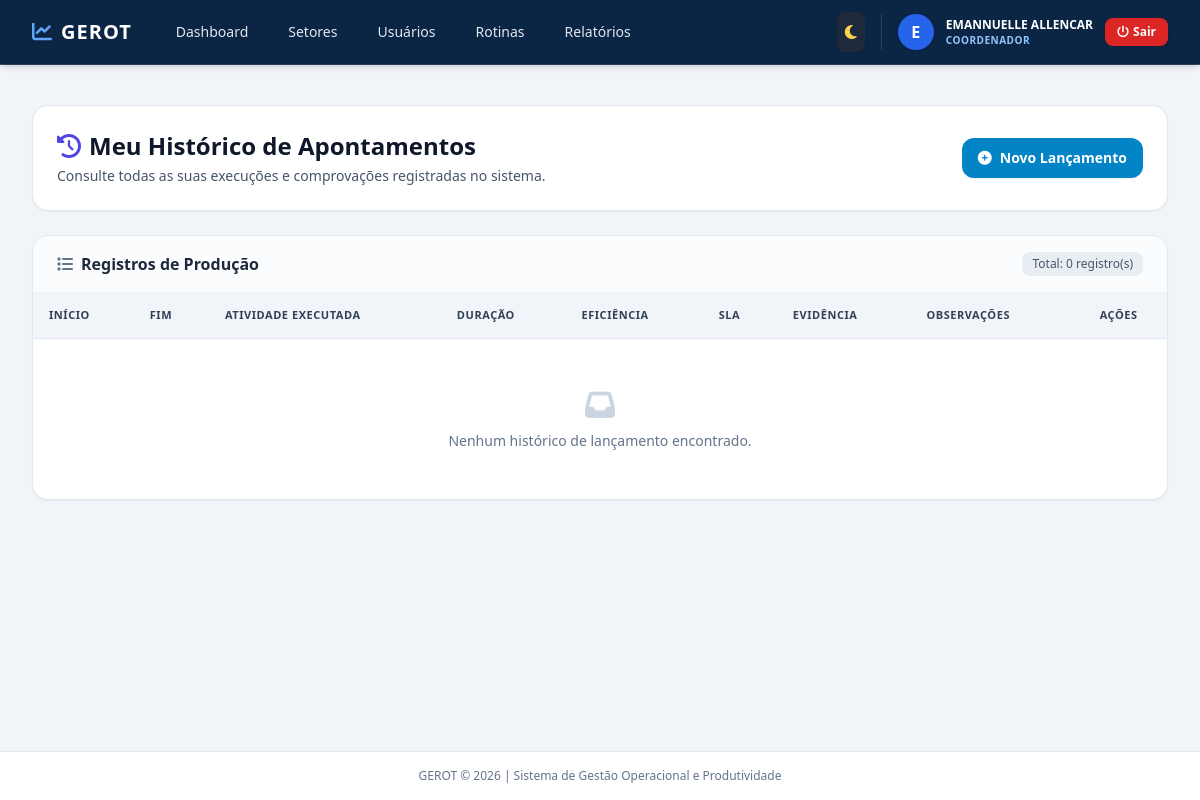
Page /operacao/historico (signed in) on the committed database.
### app/models/usuario.py (models this page shows, shortened)
class Usuario(UserMixin, db.Model):
    __tablename__ = 'usuarios'
    id = db.Column(db.Integer, primary_key=True)
    username = db.Column(db.String(64), unique=True, nullable=False, index=True)
    email = db.Column(db.String(120), unique=True, nullable=False, index=True)
    password_hash = db.Column(db.String(256))
    role = db.Column(db.String(20), default='operador', nullable=False)
    ativo = db.Column(db.Boolean, default=False)
    nome_completo = db.Column(db.String(150), nullable=False)
    cpf = db.Column(db.String(14), unique=True, nullable=False)
    rg_numero = db.Column(db.String(20))
    rg_orgao_emissor = db.Column(db.String(20))
    rg_uf = db.Column(db.String(2))
    data_nascimento = db.Column(db.Date)
    sexo = db.Column(db.String(20))
    estado_civil = db.Column(db.String(20))
    telefone_principal = db.Column(db.String(20))
    logradouro = db.Column(db.String(150))
    numero_endereco = db.Column(db.String(20))
    bairro = db.Column(db.String(100))
    cidade = db.Column(db.String(100))
    uf_endereco = db.Column(db.String(2))
    cep = db.Column(db.String(10))
    matricula = db.Column(db.String(50), unique=True, nullable=True)
    cargo = db.Column(db.String(100))
    funcao = db.Column(db.String(100))
    setor_id = db.Column(db.Integer, db.ForeignKey('setores.id'), nullable=False)
    setores_secundarios = db.relationship(
        'Setor',
        secondary=usuario_setores_secundarios,
        backref=db.backref('coordenadores_secundarios', lazy='dynamic')
    )
    tipo_vinculo = db.Column(db.String(50))
    data_admissao = db.Column(db.Date)
    data_cadastro = db.Column(db.DateTime, default=datetime.utcnow)
    ultimo_login = db.Column(db.DateTime)
    status_cadastro = db.Column(db.String(20), default='incompleto')
    cadastrado_por_id = db.Column(db.Integer, db.ForeignKey('usuarios.id'), nullable=True)
    cadastrador = db.relationship('Usuario', remote_side=[id], backref='usuarios_cadastrados')
    lancamentos = db.relationship('Lancamento', backref='autor', lazy='dynamic', foreign_keys='Lancamento.usuario_id')
    correcoes_aprovadas = db.relationship('Lancamento', backref='aprovador', lazy='dynamic', foreign_keys='Lancamento.correcao_aprovada_por')
    @property
    def is_admin(self):
        return self.role == 'admin'
    @property
    def is_gestor(self):
        return self.role in ['admin', 'gestor']
    @property
    def is_coordenador(self):
        return self.role == 'coordenador'

### app/views/operacao.py (the view)
@operacao_bp.route('/historico')
@login_required
def historico():
    page = request.args.get('page', 1, type=int)
    pagination = Lancamento.query.filter_by(usuario_id=current_user.id)\
        .order_by(Lancamento.data_hora_inicio.desc())\
        .paginate(page=page, per_page=10, error_out=False)
    return render_template('operador/historico.html', pagination=pagination, CalculoBI=CalculoBI)

### app/__init__.py (called while the page is built)
@login_manager.user_loader
def load_user(user_id):
    from app.models.usuario import Usuario
    return Usuario.query.get(int(user_id))

### app/templates/operador/historico.html (shortened to what this page needs)
{% extends "base.html" %}
{% block content %}
<div class="space-y-6">
    <div class="flex flex-col sm:flex-row sm:items-center sm:justify-between gap-4 bg-white p-6 rounded-2xl border border-slate-200 shadow-sm">
        <div>
            <h1 class="text-2xl font-bold text-slate-900 flex items-center gap-2">
                <i class="fa-solid fa-clock-rotate-left text-indigo-600"></i> Meu Histórico de Apontamentos
            </h1>
            <p class="text-sm text-slate-600 mt-1">Consulte todas as suas execuções e comprovações registradas no sistema.</p>
        </div>
        <div>
            <a href="{{ url_for('operacao.painel') }}" class="inline-flex items-center gap-2 bg-sky-600 hover:bg-sky-700 text-white px-4 py-2.5 rounded-xl text-sm font-semibold transition shadow-sm">
                <i class="fa-solid fa-plus-circle"></i> Novo Lançamento
            </a>
        </div>
    </div>
    <div class="bg-white rounded-2xl border border-slate-200 shadow-sm overflow-hidden">
        <div class="px-6 py-4 border-b border-slate-100 flex items-center justify-between bg-slate-50/50">
            <h2 class="text-base font-bold text-slate-800 flex items-center gap-2">
                <i class="fa-solid fa-list text-slate-500"></i> Registros de Produção
            </h2>
            {% if pagination %}
            <span class="text-xs font-medium text-slate-600 bg-slate-200/70 px-2.5 py-1 rounded-lg">
                Total: {{ pagination.total }} registro(s)
            </span>
            {% endif %}
        </div>
        <div class="overflow-x-auto">
            <table class="w-full text-left border-collapse">
                <thead>
                    <tr class="bg-slate-100 border-b border-slate-200 text-[11px] font-bold text-slate-700 uppercase tracking-wider">
                        <th class="py-3.5 px-4">Início</th>
                        <th class="py-3.5 px-4">Fim</th>
                        <th class="py-3.5 px-4">Atividade Executada</th>
                        <th class="py-3.5 px-4">Duração</th>
                        <th class="py-3.5 px-4">Eficiência</th>
                        <th class="py-3.5 px-4">SLA</th>
                        <th class="py-3.5 px-4">Evidência</th>
                        <th class="py-3.5 px-4">Observações</th>
                        {% if current_user.is_coordenador or current_user.is_gestor %}
                        <th class="py-3.5 px-4 text-center">Ações</th>
                        {% endif %}
                    </tr>
                </thead>
                <tbody class="divide-y border-slate-100 text-sm text-slate-800">
                    {% if pagination and pagination.items %}
                    {% for l in pagination.items %}
                    <tr class="hover:bg-slate-50/80 transition">
                        <td class="py-3.5 px-4 whitespace-nowrap font-medium text-slate-700">
                            {{ l.data_hora_inicio.strftime('%d/%m/%Y %H:%M') if l.data_hora_inicio else '-' }}
                        </td>
                        <td class="py-3.5 px-4 whitespace-nowrap text-slate-600">
                            {{ l.data_hora_fim.strftime('%d/%m/%Y %H:%M') if l.data_hora_fim else '-' }}
                        </td>
                        <td class="py-3.5 px-4 font-semibold text-slate-900">
                            {{ l.atividade_referencia.titulo if l.atividade_referencia else 'Sem Título' }}
                        </td>
                        <td class="py-3.5 px-4 whitespace-nowrap font-semibold text-slate-700">
                            {{ CalculoBI.formatar_numero_br(l.duracao_minutos, 0) }} min
                        </td>
                        <td class="py-3.5 px-4 whitespace-nowrap font-semibold">
                            {% if l.eficiencia_percentual >= 100 %}
                            <span class="text-emerald-700">{{ CalculoBI.formatar_porcentagem_br(l.eficiencia_percentual, 1) }}</span>
                            {% elif l.eficiencia_percentual >= 70 %}
                            <span class="text-amber-700">{{ CalculoBI.formatar_porcentagem_br(l.eficiencia_percentual, 1) }}</span>
                            {% else %}
                            <span class="text-red-700">{{ CalculoBI.formatar_porcentagem_br(l.eficiencia_percentual, 1) }}</span>
                            {% endif %}
                        </td>
                        <td class="py-3.5 px-4 whitespace-nowrap">
                            {% if l.dentro_do_prazo %}
                            <span class="inline-flex items-center px-2.5 py-0.5 rounded-full text-xs font-bold bg-emerald-100 text-emerald-800">
                                <i class="fa-solid fa-check text-[10px] mr-1"></i> No Prazo
                            </span>
                            {% else %}
                            <span class="inline-flex items-center px-2.5 py-0.5 rounded-full text-xs font-bold bg-red-100 text-red-800">
                                <i class="fa-solid fa-xmark text-[10px] mr-1"></i> Atrasado
                            </span>
                            {% endif %}
                        </td>
                        <td class="py-3.5 px-4 whitespace-nowrap">
                            {% if l.arquivo_evidencia %}
                            <a href="{{ url_for('operacao.baixar_evidencia', filename=l.arquivo_evidencia) }}" target="_blank" class="inline-flex items-center gap-1 text-xs font-semibold text-sky-700 hover:text-sky-900 underline">
                                <i class="fa-solid fa-paperclip"></i> Baixar
                            </a>
                            {% else %}
                            <span class="text-xs text-slate-400">Sem anexo</span>
                            {% endif %}
                        </td>
                        <td class="py-3.5 px-4 text-xs text-slate-600 max-w-xs truncate" title="{{ l.observacoes or '' }}">
                            {{ l.observacoes or '-' }}
                        </td>
                        {% if current_user.is_coordenador or current_user.is_gestor %}
                        <td class="py-3.5 px-4 text-center">
                            <form action="{{ url_for('gestao.excluir_lancamento', id=l.id) }}" method="POST" onsubmit="return confirm('Confirmar exclusão deste lançamento?');">
                                <button type="submit" class="text-rose-600 hover:text-rose-800 text-xs font-bold px-2 py-1 bg-rose-50 hover:bg-rose-100 rounded border border-rose-200">
                                    <i class="fa-solid fa-trash-can"></i>
                                </button>
                            </form>
                        </td>
                        {% endif %}
                    </tr>
                    {% endfor %}
                    {% else %}
                    <tr>
                        <td colspan="9" class="text-center py-12 text-slate-500">
                            <i class="fa-solid fa-inbox text-3xl mb-2 text-slate-300 block"></i>
                            Nenhum histórico de lançamento encontrado.
                        </td>
                    </tr>
                    {% endif %}
                </tbody>
            </table>
        </div>
    </div>
</div>
{% endblock %}

### app/templates/base.html (shortened to what this page needs)
<!DOCTYPE html>
<html lang="pt-BR" class="h-full">
<head>
    <script src="https://cdn.tailwindcss.com"></script>
    <link rel="stylesheet" href="https://cdnjs.cloudflare.com/ajax/libs/font-awesome/6.4.0/css/all.min.css">
</head>
<body class="h-full bg-slate-100 dark:bg-slate-900 text-slate-800 dark:text-slate-100 flex flex-col transition-colors duration-200">
    <nav class="bg-primary shadow-md border-b border-slate-700">
        <div class="max-w-7xl mx-auto px-4 sm:px-6 lg:px-8">
            <div class="flex justify-between h-16">
                <div class="flex items-center space-x-8">
                    <a href="{{ url_for('index') }}" class="flex items-center space-x-2 text-white font-bold text-xl tracking-wider">
                        <i class="fa-solid fa-chart-line text-blue-400"></i>
                        <span>GEROT</span>
                    </a>
                    {% if current_user.is_authenticated %}
                    <div class="hidden md:flex space-x-4">
                        {% if current_user.is_admin or current_user.is_gestor or current_user.is_coordenador %}
                        <a href="{{ url_for('gestao.dashboard') }}" class="text-slate-200 hover:text-white px-3 py-2 rounded-md text-sm font-medium transition">Dashboard</a>
                        <a href="{{ url_for('admin.listar_setores') }}" class="text-slate-200 hover:text-white px-3 py-2 rounded-md text-sm font-medium transition">Setores</a>
                        <a href="{{ url_for('admin.listar_usuarios') }}" class="text-slate-200 hover:text-white px-3 py-2 rounded-md text-sm font-medium transition">Usuários</a>
                        <a href="{{ url_for('gestao.listar_atividades') }}" class="text-slate-200 hover:text-white px-3 py-2 rounded-md text-sm font-medium transition">Rotinas</a>
                        <a href="{{ url_for('relatorios.index') }}" class="text-slate-200 hover:text-white px-3 py-2 rounded-md text-sm font-medium transition">Relatórios</a>
                        {% endif %}
                    </div>
                    {% endif %}
                </div>
                <div class="flex items-center space-x-4">
                    <button id="theme-toggle" type="button" class="text-slate-300 hover:text-white bg-slate-800 p-2 rounded-lg focus:outline-none transition shadow-sm cursor-pointer" title="Alternar Visualização Dia/Noite">
                        <i id="theme-toggle-dark-icon" class="fa-solid fa-moon hidden text-amber-300"></i>
                    </button>
                    {% if current_user.is_authenticated %}
                    <div class="flex items-center space-x-3 border-l border-slate-700 pl-4">
                        <div class="w-9 h-9 rounded-full bg-blue-600 text-white flex items-center justify-center font-bold shadow">
                            {{ current_user.nome_completo[0]|upper }}
                        </div>
                        <div class="hidden lg:block text-left">
                            <span class="block text-xs font-semibold text-white">{{ current_user.nome_completo }}</span>
                            <span class="block text-[10px] uppercase tracking-wider text-blue-300 font-bold">{{ current_user.role }}</span>
                        </div>
                        <a href="{{ url_for('auth.logout') }}" class="bg-red-600 hover:bg-red-700 text-white px-3 py-1.5 rounded-lg text-xs font-semibold shadow transition flex items-center space-x-1">
                            <i class="fa-solid fa-power-off"></i>
                            <span class="hidden sm:inline">Sair</span>
                        </a>
                    </div>
                    {% else %}
                    <a href="{{ url_for('auth.login') }}" class="bg-blue-600 hover:bg-blue-700 text-white px-4 py-2 rounded-lg text-sm font-semibold shadow transition">Entrar</a>
                    {% endif %}
                </div>
            </div>
        </div>
    </nav>
    <main class="flex-1 max-w-7xl w-full mx-auto px-4 sm:px-6 lg:px-8 py-6">
        {% block content %}{% endblock %}
    </main>
    <footer class="bg-white dark:bg-slate-800 border-t border-slate-200 dark:border-slate-700 py-4 text-center text-xs text-slate-500 dark:text-slate-400">
        GEROT © 2026 | Sistema de Gestão Operacional e Produtividade
    </footer>
</body>
</html>

### rows in the picture
Usuario: nome_completo "E", nome_completo "EMANNUELLE ALLENCAR", role "COORDENADOR"

### other values in the picture
{{ pagination.total }} "0"
